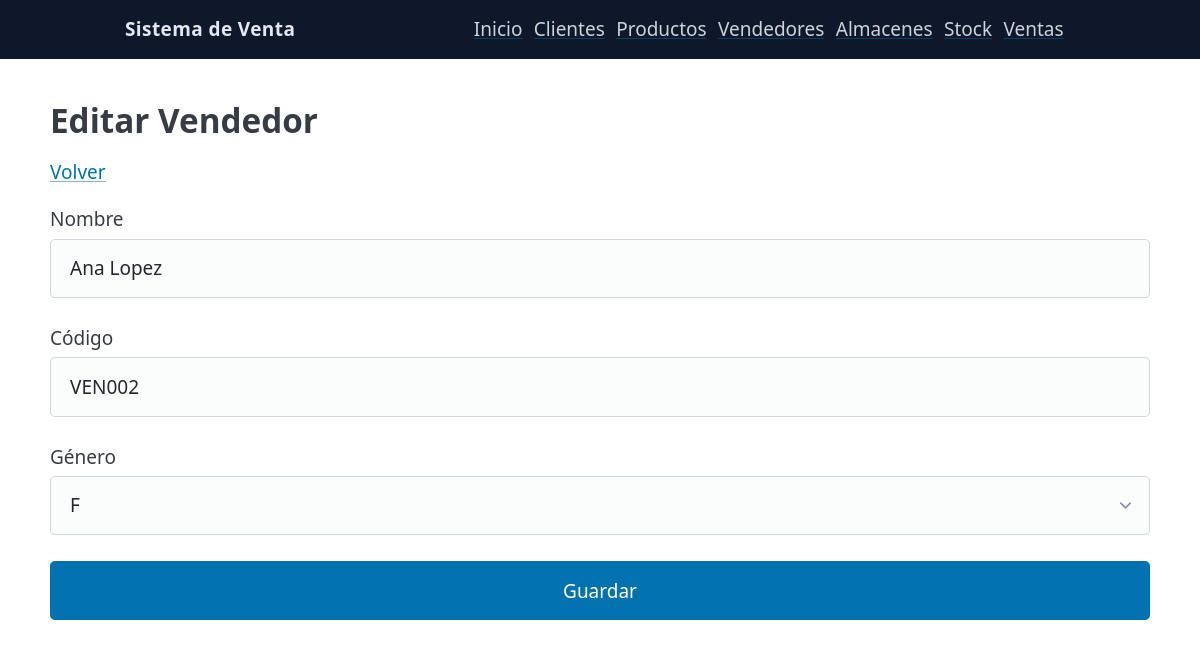
/vendedores/editar?id=2, run on the app's committed database.
### tables this page shows
CREATE TABLE IF NOT EXISTS vendedor (
  idvendedor INT AUTO_INCREMENT PRIMARY KEY,
  nombre VARCHAR(120) NOT NULL,
  codigo VARCHAR(40) NOT NULL UNIQUE,
  genero ENUM('M','F','O') NULL,
  created_at TIMESTAMP DEFAULT CURRENT_TIMESTAMP,
  updated_at TIMESTAMP DEFAULT CURRENT_TIMESTAMP ON UPDATE CURRENT_TIMESTAMP
);

### app/Core/Controller.php (called while the page is built, shortened)
<?php
class Controller
{
    protected function view(string $view, array $data = []): void
    {
        require __DIR__ . '/../Views/layout.php';
    }
}

### app/Controllers/VendedoresController.php (called while the page is built, shortened)
<?php
class VendedoresController extends Controller
{
    public function edit(): void
    {
        $id = (int)($_GET['id'] ?? 0);
        $vendedor = Vendedor::find($id);
        $this->view('vendedores/form', compact('vendedor'));
    }
}

### public/index.php (called while the page is built, shortened)
<?php
spl_autoload_register(function ($class) {
    $prefix = 'App\\';
    $base_dir = __DIR__ . '/../app/';
    $relative_class = substr($class, strlen($prefix));
    $file = $base_dir . str_replace('\\', '/', $relative_class) . '.php';
});
$router = new Router();
$router->get('/', function(){ (new HomeController)->index(); });
$router->get('/clientes', function(){ (new ClientesController)->index(); });
$router->get('/clientes/crear', function(){ (new ClientesController)->create(); });
$router->post('/clientes/guardar', function(){ (new ClientesController)->store(); });
$router->get('/clientes/editar', function(){ (new ClientesController)->edit(); });
$router->post('/clientes/actualizar', function(){ (new ClientesController)->update(); });
$router->get('/clientes/eliminar', function(){ (new ClientesController)->delete(); });
$router->get('/productos', function(){ (new ProductosController)->index(); });
$router->get('/productos/crear', function(){ (new ProductosController)->create(); });
$router->post('/productos/guardar', function(){ (new ProductosController)->store(); });
$router->get('/productos/editar', function(){ (new ProductosController)->edit(); });
$router->post('/productos/actualizar', function(){ (new ProductosController)->update(); });
$router->get('/productos/eliminar', function(){ (new ProductosController)->delete(); });
$router->get('/vendedores', function(){ (new VendedoresController)->index(); });
$router->get('/vendedores/crear', function(){ (new VendedoresController)->create(); });
$router->post('/vendedores/guardar', function(){ (new VendedoresController)->store(); });
$router->get('/vendedores/editar', function(){ (new VendedoresController)->edit(); });
$router->post('/vendedores/actualizar', function(){ (new VendedoresController)->update(); });
$router->get('/vendedores/eliminar', function(){ (new VendedoresController)->delete(); });
$router->get('/almacenes', function(){ (new AlmacenesController)->index(); });
$router->get('/almacenes/crear', function(){ (new AlmacenesController)->create(); });
$router->post('/almacenes/guardar', function(){ (new AlmacenesController)->store(); });
$router->get('/almacenes/editar', function(){ (new AlmacenesController)->edit(); });
$router->post('/almacenes/actualizar', function(){ (new AlmacenesController)->update(); });
$router->get('/almacenes/eliminar', function(){ (new AlmacenesController)->delete(); });
$router->get('/ventas', function(){ (new VentasController)->index(); });
$router->get('/ventas/crear', function(){ (new VentasController)->create(); });
$router->post('/ventas/guardar', function(){ (new VentasController)->store(); });
$router->get('/stock', function(){ (new StockController)->index(); });
$router->get('/stock/crear', function(){ (new StockController)->create(); });
$router->post('/stock/guardar', function(){ (new StockController)->store(); });
$router->dispatch();

### app/Core/Router.php (called while the page is built, shortened)
<?php
class Router
{
    private array $routes = [];
    public function get(string $path, callable $handler): void { $this->routes['GET'][$path] = $handler; }
    public function post(string $path, callable $handler): void { $this->routes['POST'][$path] = $handler; }
    public function dispatch(): void
    {
        $method = $_SERVER['REQUEST_METHOD'] ?? 'GET';
        $uri = parse_url($_SERVER['REQUEST_URI'] ?? '/', PHP_URL_PATH);
        $path = rtrim($uri, '/') ?: '/';
        $handler = $this->routes[$method][$path] ?? null;
        $handler();
    }
}

### config/config.php (called while the page is built)
<?php
return [
    'db' => [
        'host' => '127.0.0.1',
        'port' => '3306',
        'name' => 'sistema_ventas',
        'user' => 'root',
        'pass' => 'admin',
        'charset' => 'utf8mb4',
    ],
    'debug' => true,
];

### app/Core/DB.php (called while the page is built, shortened)
<?php
class DB
{
    private static ?PDO $pdo = null;
    public static function conn(): PDO
    {
        if (self::$pdo === null) {
            $cfg = require __DIR__ . '/../../config/config.php';
            $db = $cfg['db'];
            $dsn = "mysql:host={$db['host']};port={$db['port']};dbname={$db['name']};charset={$db['charset']}";
            try {
                self::$pdo = new PDO($dsn, $db['user'], $db['pass'], [
                    PDO::ATTR_ERRMODE => PDO::ERRMODE_EXCEPTION,
                    PDO::ATTR_DEFAULT_FETCH_MODE => PDO::FETCH_ASSOC,
                ]);
            } catch (PDOException $e) {
                http_response_code(500);
                if (!empty($cfg['debug'])) {
                    exit('DB connection error: ' . $e->getMessage());
                }
                exit('DB connection error.');
            }
        }
        return self::$pdo;
    }
}

### app/Models/Vendedor.php (called while the page is built, shortened)
<?php
class Vendedor
{
    public static function find(int $id)
    {
        $st = DB::conn()->prepare("SELECT * FROM vendedor WHERE idvendedor=?");
        $st->execute([$id]);
        return $st->fetch();
    }
}

### app/Views/vendedores/form.php (the view, shortened to what this page needs)
<h2><?= isset($vendedor) && $vendedor ? 'Editar Vendedor' : 'Nuevo Vendedor' ?></h2>
<p><a href="/vendedores">Volver</a></p>
<form method="post" action="<?= isset($vendedor) && $vendedor ? '/vendedores/actualizar' : '/vendedores/guardar' ?>">
  <label>Nombre
    <input type="text" name="nombre" value="<?= htmlspecialchars($vendedor['nombre'] ?? '') ?>" required>
  </label>
  <label>Código
    <input type="text" name="codigo" value="<?= htmlspecialchars($vendedor['codigo'] ?? '') ?>" required>
  </label>
  <label>Género
    <select name="genero">
      <option value="F" <?= (isset($vendedor['genero']) && $vendedor['genero']==='F')?'selected':'' ?>>F</option>
    </select>
  </label>
  <button type="submit">Guardar</button>
</form>

### app/Views/layout.php (style rules this page uses)
:root { --brand:#2563eb; }

### data on the page
vendedor: nombre "Ana Lopez", codigo "VEN002", genero "F"
